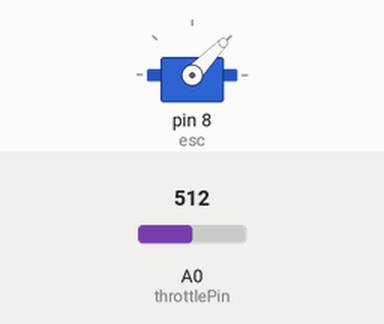
This sketch was run on a simulated Arduino Uno, built with avr-gcc and run on an emulated ATmega328P. Parts: servo. The test bench sets the inputs (shaded band); at power-on: A0 (throttlePin) = 512.

Above: at 1.2 s.
1.3 s: A0 (throttlePin) set to 705
4.3 s: A0 (throttlePin) set to 707
7.3 s: A0 (throttlePin) set to 1023
At 7.7 s:
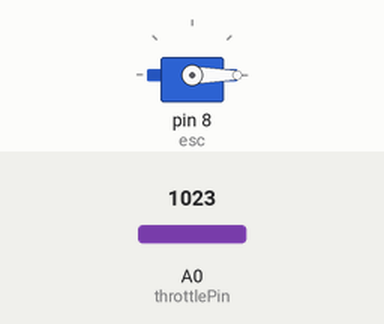
8.8 s: A0 (throttlePin) set to 913
10.3 s: A0 (throttlePin) set to 891
At 12.0 s:
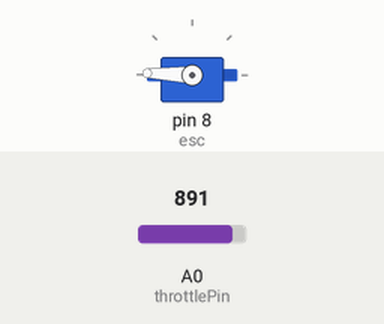
13.3 s: A0 (throttlePin) set to 861
At 14.0 s:
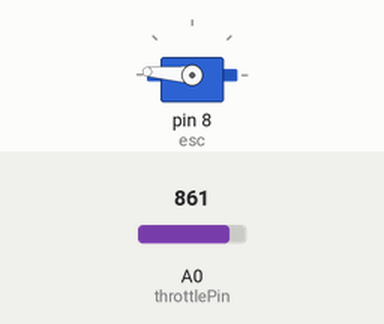
14.8 s: A0 (throttlePin) set to 850
At 14.97 s:
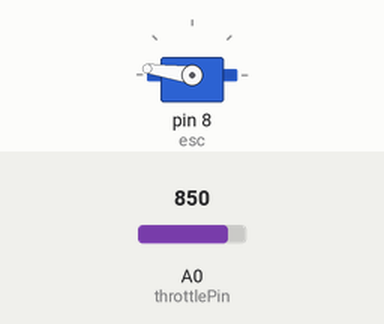
Timing chart, 0 to 17.8 s (numbered marks = the images above; inputs shaded):
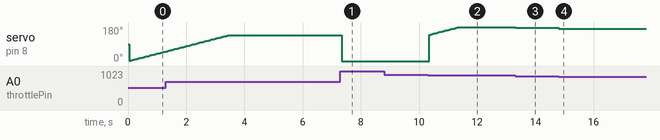

Measured:
- the behaviour switches between 900 and 899 on A0 (throttlePin) (found by bisection; images 1 and 2)
- after the input at 7.3 s, servo on pin 8 (esc): 136° → 0° at once
- after the input at 8.8 s, every drawn part: stays the same
- after the input at 10.3 s, servo on pin 8 (esc): moves from 0° to 178° over 0.96 s, starting after 0.05 s
- after the input at 13.3 s, servo on pin 8 (esc): 178° → 176° at once
- after the input at 14.8 s, servo on pin 8 (esc): 176° → 172° at once

The sketch:

safety_code.ino
```cpp
#include <Servo.h>
Servo esc;

#define throttlePin A0

#define MIN_READ_VALUE 178
#define MAX_READ_VALUE 880
#define MAX_SPEED_DIFF 10
#define MAX_SETPOINT 700
#define MAX_PWM 180

float throttleValue, throttleSafe, speed_diff, acceleration, setpoint, pwmCalc;

void setup() {
  pinMode(throttlePin, INPUT);
  esc.attach(8);
}

void loop() {
  throttleValue = analogRead(throttlePin);
  if ((throttleValue > (MIN_READ_VALUE - 60)) && (throttleValue < (MAX_READ_VALUE + 20)))
  {
    setpoint = throttleValue - 176;
    if (abs(setpoint) < 4) {
      setpoint = 0;
    } else if (abs(setpoint) > 695) {
      setpoint = 695;
    }

    throttleSafe = (setpoint * MAX_PWM)/MAX_SETPOINT;
    speed_diff = setpoint - pwmCalc;

    if (speed_diff > 2) {
      acceleration += 2;
      delay(50);
    }
    if (speed_diff < -2) {
      acceleration -= 2;
    }
    if (acceleration > 178) {
      acceleration = 178;
    }
    if (acceleration < 0) {
      acceleration = 0;
    }

    pwmCalc = (acceleration * MAX_SETPOINT)/MAX_PWM;
    esc.write(acceleration);
  }
  else if (throttleValue < (MIN_READ_VALUE - 80))
  {
    esc.write(0);
  }
  else if (throttleValue > (MAX_READ_VALUE + 40))
  {
    esc.write(0);
  }

}
```
